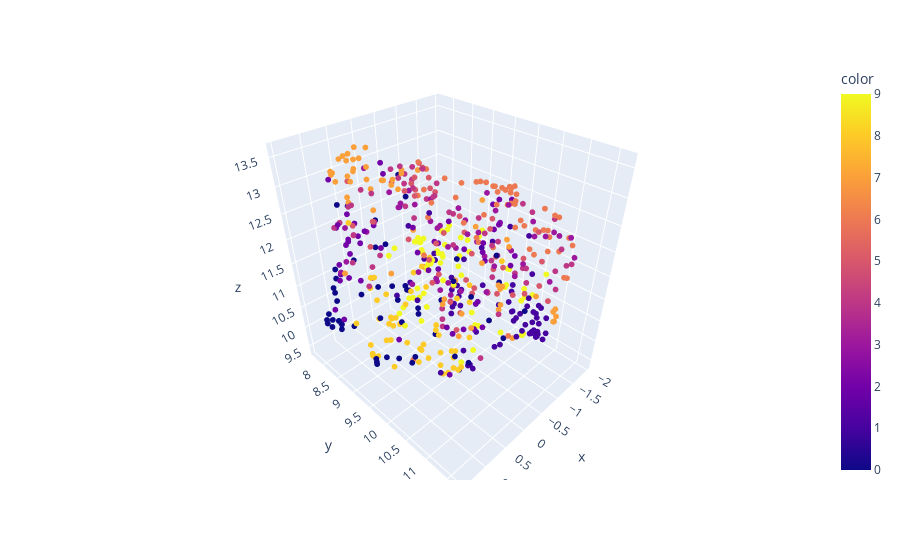

Notebook code cell kept with this figure:
### Code cell
import plotly.express as px
import pandas as pd

# Create a sample data frame with three variables
df = pd.DataFrame(embedded_data, columns=['x','y','z'])
df['color'] = clean_target_list

# Create the 3D scatter plot using Plotly
fig = px.scatter_3d(df, x='x', y='y', z='z', color='color')
fig.update_traces(marker=dict(size=2))
# Show the plot
fig.show()

### Figure 1 — Plotly figure (JSON) as saved in the notebook; plotly's stock layout.template omitted (floating-point values rounded to 4 significant figures; data arrays with more than 128 entries replaced by an {"elided": "..."} marker saying what was removed)
{"data": [{"hovertemplate": "x=%{x}<br>y=%{y}<br>z=%{z}<br>color=%{marker.color}<extra></extra>", "legendgroup": "", "marker": {"color": {"elided": "550 int values"}, "coloraxis": "coloraxis", "size": 2, "symbol": "circle"}, "mode": "markers", "name": "", "scene": "scene", "showlegend": false, "type": "scatter3d", "x": {"elided": "550 float values"}, "y": {"elided": "550 float values"}, "z": {"elided": "550 float values"}}], "layout": {"coloraxis": {"colorbar": {"title": {"text": "color"}}, "colorscale": [[0, "#0d0887"], [0.1111, "#46039f"], [0.2222, "#7201a8"], [0.3333, "#9c179e"], [0.4444, "#bd3786"], [0.5556, "#d8576b"], [0.6667, "#ed7953"], [0.7778, "#fb9f3a"], [0.8889, "#fdca26"], [1, "#f0f921"]]}, "legend": {"tracegroupgap": 0}, "margin": {"t": 60}, "scene": {"domain": {"x": [0, 1], "y": [0, 1]}, "xaxis": {"title": {"text": "x"}}, "yaxis": {"title": {"text": "y"}}, "zaxis": {"title": {"text": "z"}}}}}
